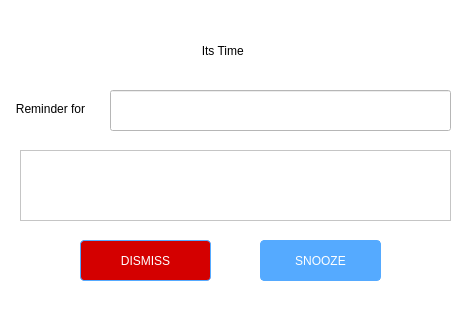
<?xml version="1.0" encoding="UTF-8"?>
<ui version="4.0">
 <class>Rem_MSG_Window</class>
 <widget class="QWidget" name="Rem_MSG_Window">
  <property name="geometry">
   <rect>
    <x>0</x>
    <y>0</y>
    <width>469</width>
    <height>312</height>
   </rect>
  </property>
  <property name="windowTitle">
   <string>Form</string>
  </property>
  <property name="styleSheet">
   <string notr="true">QWidget
{
	font: 11pt &quot;Roboto&quot;;
	background-color: rgb(255, 255, 255);
}</string>
  </property>
  <widget class="QLineEdit" name="reminder_msg_edit">
   <property name="enabled">
    <bool>true</bool>
   </property>
   <property name="geometry">
    <rect>
     <x>80</x>
     <y>30</y>
     <width>301</width>
     <height>41</height>
    </rect>
   </property>
   <property name="styleSheet">
    <string notr="true">QLineEdit
{
	font: 11pt &quot;Roboto&quot;;
text-align : center;

}</string>
   </property>
   <property name="text">
    <string>                                    Its Time</string>
   </property>
   <property name="frame">
    <bool>false</bool>
   </property>
   <property name="readOnly">
    <bool>true</bool>
   </property>
  </widget>
  <widget class="QPushButton" name="dismiss_button">
   <property name="geometry">
    <rect>
     <x>80</x>
     <y>240</y>
     <width>131</width>
     <height>41</height>
    </rect>
   </property>
   <property name="styleSheet">
    <string notr="true">QPushButton
{
color: #fff;
	font: 11pt &quot;Roboto&quot;;
	border-style : solid;
	border-radius : 4px;
border-width : 1px;
border-color : rgb(85, 170, 255);
	background-color: rgb(212, 0, 0);
}</string>
   </property>
   <property name="text">
    <string>DISMISS</string>
   </property>
  </widget>
  <widget class="QPushButton" name="snooze_button">
   <property name="geometry">
    <rect>
     <x>260</x>
     <y>240</y>
     <width>121</width>
     <height>41</height>
    </rect>
   </property>
   <property name="styleSheet">
    <string notr="true">QPushButton
{
color:#fff;
	font: 11pt &quot;Roboto&quot;;
	border-style : solid;
	border-radius : 4px;
border-width : 1px;
border-color : rgb(85,170,255);
	background-color: rgb(85, 170, 255);
}</string>
   </property>
   <property name="text">
    <string>SNOOZE</string>
   </property>
  </widget>
  <widget class="QTextEdit" name="window_title">
   <property name="geometry">
    <rect>
     <x>20</x>
     <y>150</y>
     <width>431</width>
     <height>71</height>
    </rect>
   </property>
  </widget>
  <widget class="QLabel" name="label">
   <property name="geometry">
    <rect>
     <x>0</x>
     <y>100</y>
     <width>101</width>
     <height>18</height>
    </rect>
   </property>
   <property name="text">
    <string>Reminder for</string>
   </property>
   <property name="alignment">
    <set>Qt::AlignCenter</set>
   </property>
  </widget>
  <widget class="QLineEdit" name="process_name">
   <property name="geometry">
    <rect>
     <x>110</x>
     <y>90</y>
     <width>341</width>
     <height>41</height>
    </rect>
   </property>
  </widget>
 </widget>
 <resources/>
 <connections/>
</ui>
